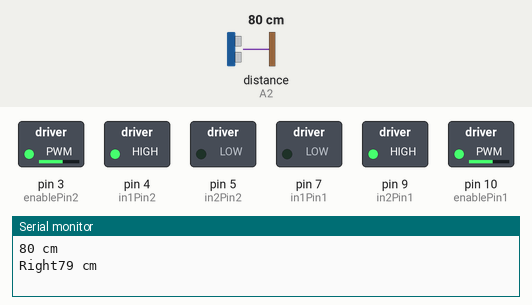
Simulated run of this sketch. Board: Arduino Uno, built with avr-gcc and run on an emulated ATmega328P. Parts: switched loads named in the sketch (green lamp = pin HIGH), the last lines printed to the serial monitor. Wiring (inferred from the names in the program): ultrasonic range finder: trigger A5; echo A2. The test bench sets the inputs (shaded band); at power-on: distance to the obstacle (sensor on A2) 80 cm. The echo pulse lasts 58.3 µs per cm; pins used as bus, display or sensor lines are not drawn.

Above: at 1.8 s.
1.9 s: distance to the obstacle (sensor on A2) set to 33 cm
3.4 s: distance to the obstacle (sensor on A2) set to 28 cm
At 4.6 s:
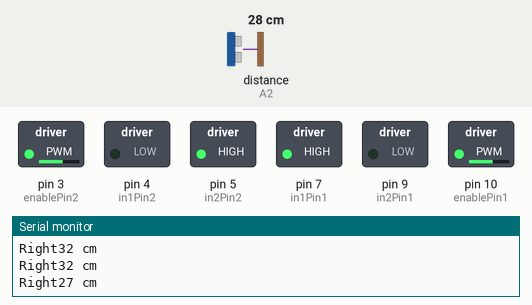
5.5 s: distance to the obstacle (sensor on A2) set to 35 cm
At 8.2 s:
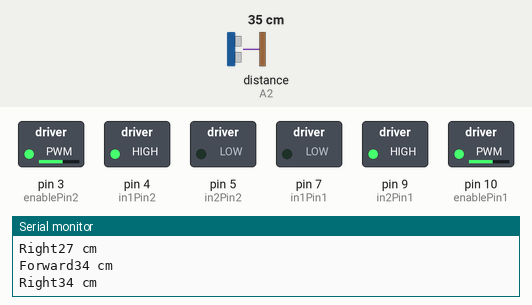
8.5 s: distance to the obstacle (sensor on A2) set to 2 cm
At 9.9 s:
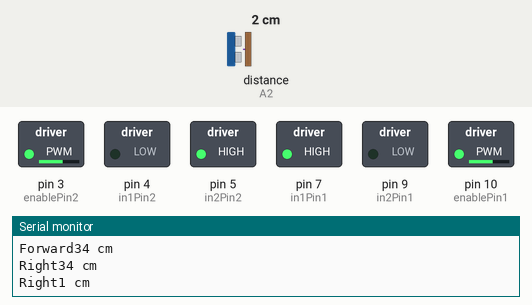
Timing chart, 0 to 11.5 s (numbered marks = the images above; inputs shaded):
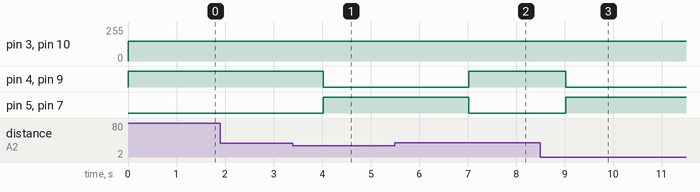

Measured:
- the behaviour switches between 31 and 30 cm on distance to the obstacle (sensor on A2) (found by bisection; images 0 and 1)
- after the input at 3.4 s, pin 4 (in1Pin2), pin 9 (in2Pin1): HIGH → LOW after 0.62 s; pin 5 (in2Pin2), pin 7 (in1Pin1): LOW → HIGH after 0.62 s
- after the input at 5.5 s, pin 4 (in1Pin2), pin 9 (in2Pin1): LOW → HIGH after 1.5 s; pin 5 (in2Pin2), pin 7 (in1Pin1): HIGH → LOW after 1.5 s
- after the input at 8.5 s, pin 4 (in1Pin2), pin 9 (in2Pin1): HIGH → LOW after 0.53 s; pin 5 (in2Pin2), pin 7 (in1Pin1): LOW → HIGH after 0.53 s

The sketch:

Sumobot_Caleb.ino
```cpp
/*
  Version:    3
  Ultrasonice Sensor + Motor
*/
//   Ultrasonic Sensor
#define echoPin A2
#define trigPin A5
#define MAX_DIST 30// max. distance in cm

//  Motor
int enablePin1 = 10;
int in1Pin1 = 7;
int in2Pin1 = 9;

int enablePin2 = 3;
int in1Pin2 = 4;
int in2Pin2 = 5;
const int MAX_SPEED = 150;    // can be 0-255

void setup()
{
  Serial.begin(9600);  //  for debuging if needed

  //  Ultrasonic Sensor
  pinMode(trigPin, OUTPUT);
  pinMode(echoPin, INPUT);

  //  Motor
  pinMode(in1Pin1, OUTPUT);
  pinMode(in2Pin1, OUTPUT);
  pinMode(enablePin1, OUTPUT);

  pinMode(in1Pin2, OUTPUT);
  pinMode(in2Pin2, OUTPUT);
  pinMode(enablePin2, OUTPUT);
}

void loop()
{
  boolean foundObject;

  foundObject = detect();

  if (foundObject)
  {
    moveForward(3000);   // move forward for 3000 milliseconds
     Serial.print("Forward");
  }
  else
  {
    turnRight(1000);    //  move forward for 1000 milliseconds
    Serial.print("Right");
  }


}

boolean detect()
{
  long duration, distance;

  digitalWrite(trigPin, LOW);
  delayMicroseconds(2);
  digitalWrite(trigPin, HIGH);
  delayMicroseconds(10);
  digitalWrite(trigPin, LOW);

  duration = pulseIn(echoPin, HIGH);
  distance = (duration/2) / 29.1;

  // debug
  Serial.print(distance);
  Serial.println(" cm");

  if (0 < distance && distance < MAX_DIST)
    return true;
  else
    return false;
}

void moveForward(int durationInMilliSec)
{
  analogWrite(enablePin1, MAX_SPEED);
  digitalWrite(in1Pin1, HIGH);   //   HIGH/LOW values have to be adjusted
  digitalWrite(in2Pin1, LOW);

  analogWrite(enablePin2, MAX_SPEED);
  digitalWrite(in1Pin2, LOW);    //   HIGH/LOW values have to be adjusted
  digitalWrite(in2Pin2, HIGH);
  delay(durationInMilliSec);
}

void turnRight(int durationInMilliSec)
{
  analogWrite(enablePin1, MAX_SPEED);
  digitalWrite(in1Pin1, LOW);    //   HIGH/LOW values have to be adjusted
  digitalWrite(in2Pin1, HIGH);

  analogWrite(enablePin2, MAX_SPEED);
  digitalWrite(in1Pin2, HIGH);    //   HIGH/LOW values have to be adjusted
  digitalWrite(in2Pin2, LOW);
  delay(durationInMilliSec);
}
```
